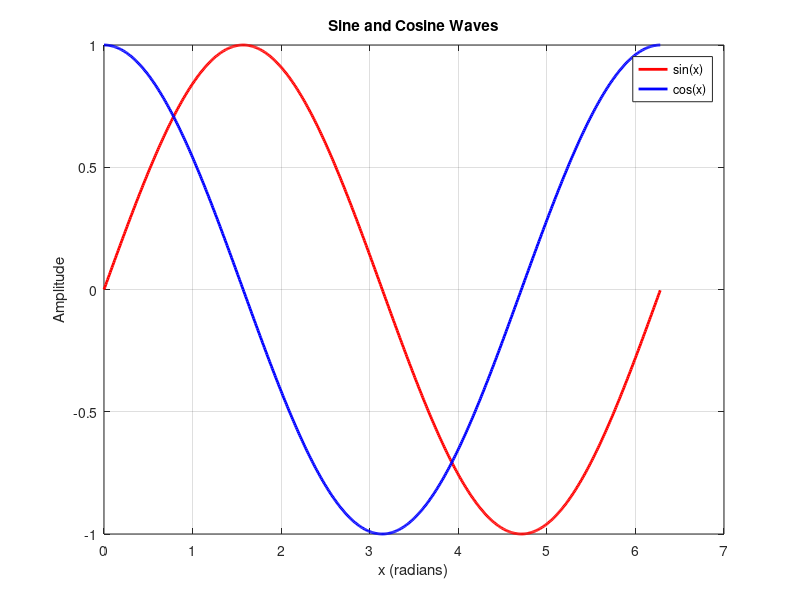

Write MATLAB code to recreate this figure.
% Define the range of x values
x = 0:0.01:2*pi;

% Compute sine and cosine values
y1 = sin(x);
y2 = cos(x);

% Plot both functions
plot(x, y1, 'r', 'LineWidth', 2);  % red sine wave
hold on;                           % keep the current plot
plot(x, y2, 'b', 'LineWidth', 2);  % blue cosine wave
hold off;

% Add title and labels
title('Sine and Cosine Waves');
xlabel('x (radians)');
ylabel('Amplitude');

% Add a legend
legend('sin(x)', 'cos(x)');

% Add a grid
grid on;

